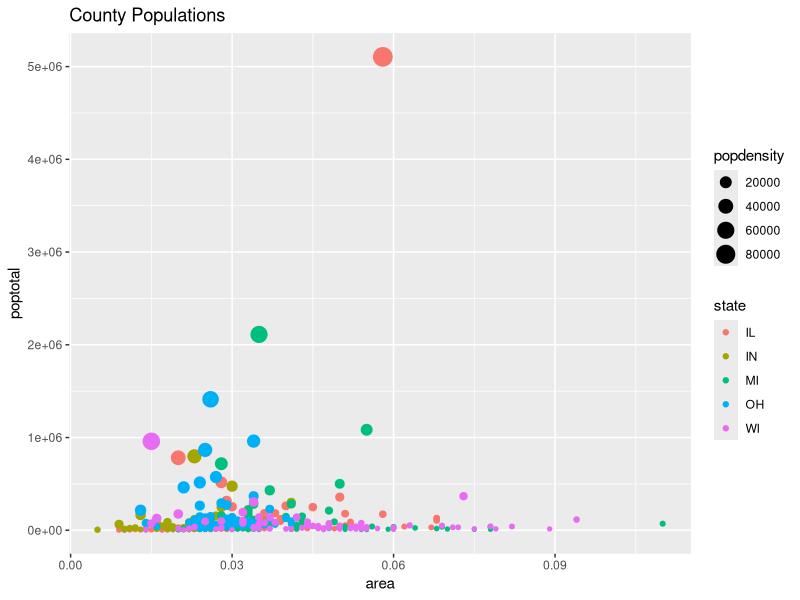
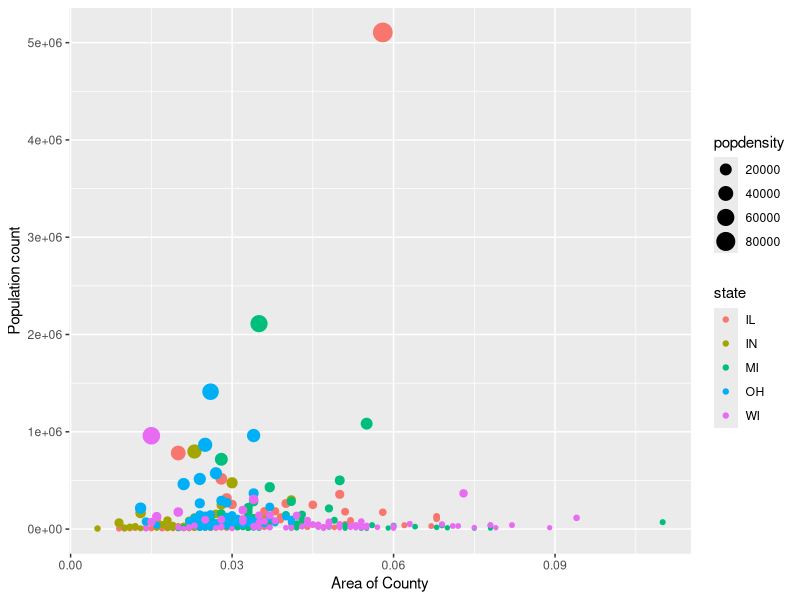
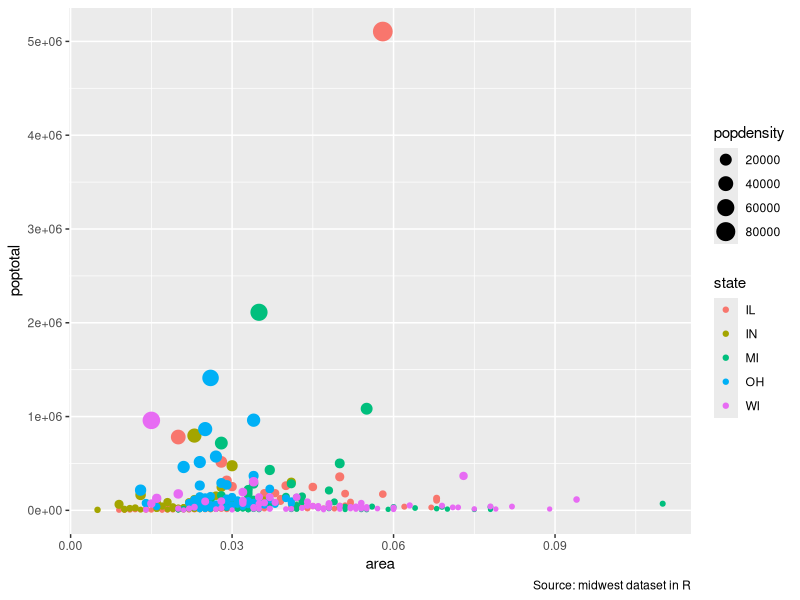
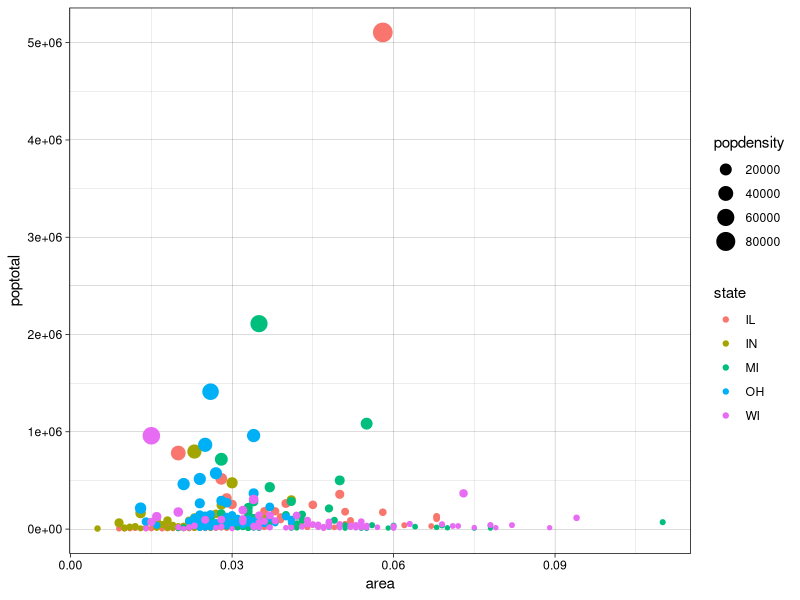
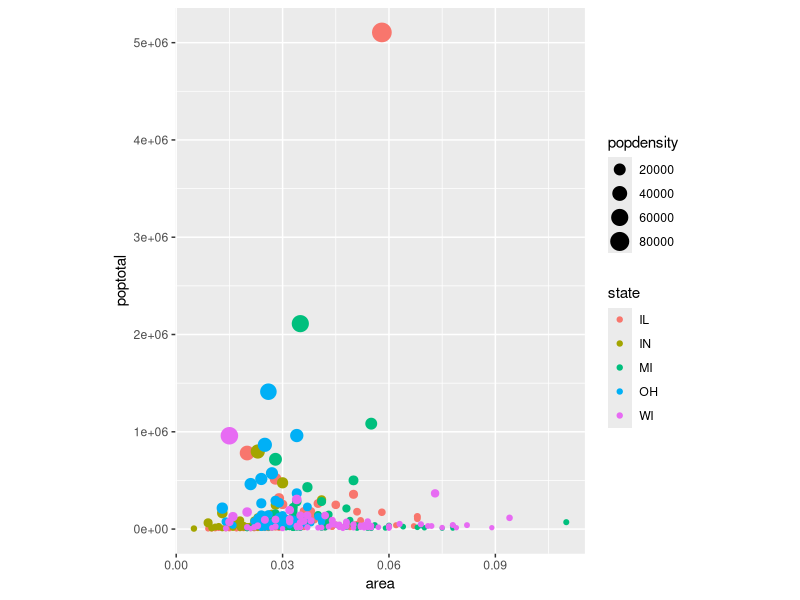
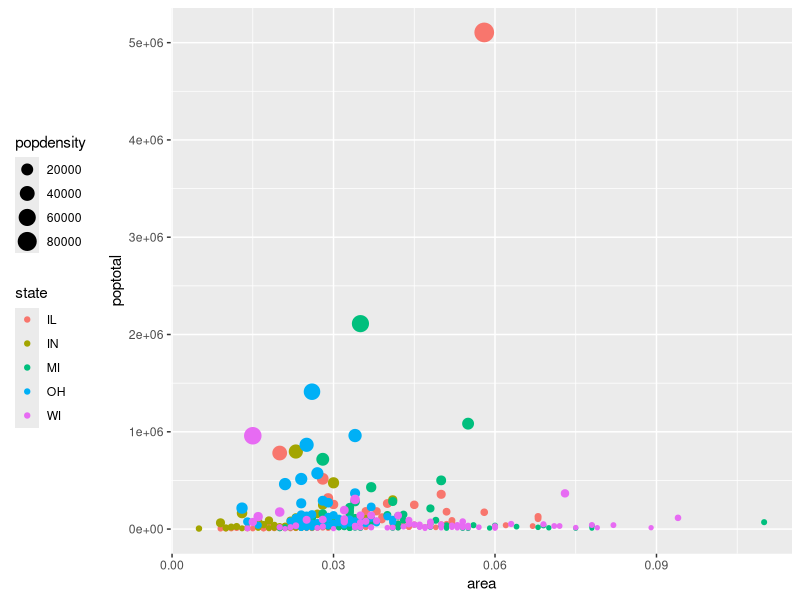
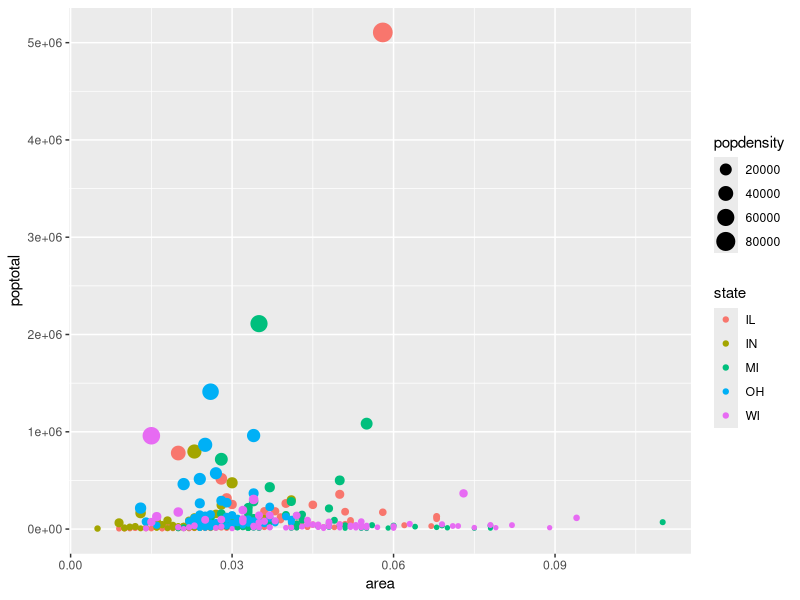

These charts were generated, in order, by the following R code:
library(ggplot2)
g1 <- 
  midwest |>
  ggplot(aes(x = area, y = poptotal)) +
  geom_point(aes(col = state, size = popdensity))
answer01 <- g1 +
  labs(title = "County Populations")
answer02 <- g1 +
  labs(
       y = "Population count", 
       x = "Area of County")
answer03 <- g1 +
  labs(caption = "Source: midwest dataset in R")
answer04 <- 5
answer05 <- 7
answer06 <- 3
answer07 <- 6
answer08 <- g1 + theme_linedraw()
answer09 <- g1 + theme(aspect.ratio = 4/3)
answer10 <- g1 + theme(legend.position="left")
